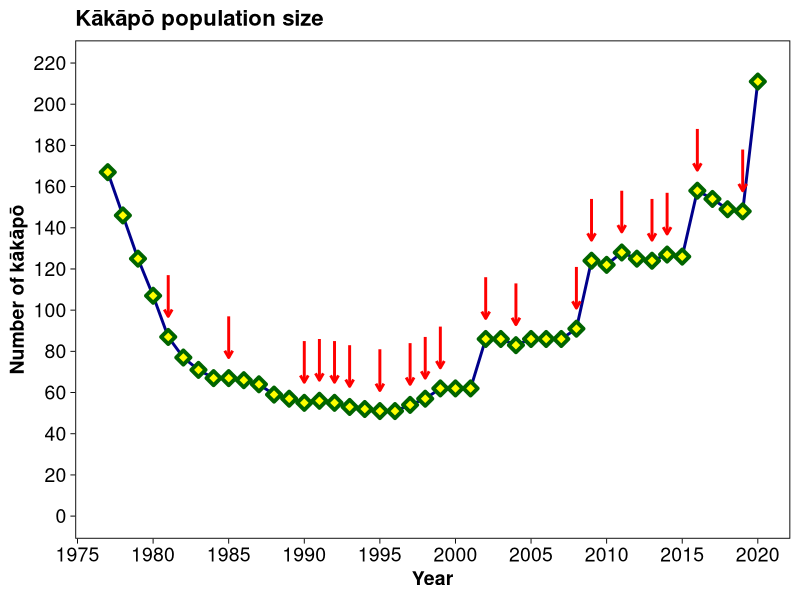

Source code (R):
library(ggplot2)
# Data is at https://www.doc.govt.nz/our-work/monitoring-reporting/, updated in October each year with the Annual Report of the Department of Conservation Te Papa Atawhai
# To update, add the new data values at the end of the vectors in the data frame, and run the code in R or RStudio
kpop <- data.frame("year" = 1977:2020,
                   "breeding" = c(FALSE,FALSE,FALSE,FALSE,TRUE,FALSE,FALSE,FALSE,TRUE,FALSE,FALSE,FALSE,FALSE,TRUE,TRUE,TRUE,TRUE,FALSE,TRUE,FALSE,TRUE,TRUE,TRUE,FALSE,FALSE,TRUE,FALSE,TRUE,FALSE,FALSE,FALSE,TRUE,TRUE,FALSE,TRUE,FALSE,TRUE,TRUE,FALSE,TRUE,FALSE,FALSE,TRUE,FALSE),
                   "transferred" = c(1,1,1,3,7,25,21,21,21,21,26,41,46,46,46,51,51,50,49,49,49,49,49,49,49,49,49,49,48,48,48,47,47,45,42,41,40,38,37,34,33,32,31,26),
                   "stewart" = c(149,132,111,91,72,44,45,43,44,43,38,18,11,9,8,2,0,0,0,0,0,0,0,0,0,0,0,0,0,0,0,0,0,0,0,0,0,0,0,0,0,0,0,0),
                   "offshore" = c(0,0,0,0,0,0,0,0,0,0,0,0,0,0,2,2,2,2,2,2,5,8,13,13,13,37,37,34,38,38,38,44,77,77,86,84,84,89,89,124,121,117,117,185),
                   "fiordland" = c(17,13,13,13,8,8,5,3,2,2,0,0,0,0,0,0,0,0,0,0,0,0,0,0,0,0,0,0,0,0,0,0,0,0,0,0,0,0,0,0,0,0,0,0),
                   "total" = c(167,146,125,107,87,77,71,67,67,66,64,59,57,55,56,55,53,52,51,51,54,57,62,62,62,86,86,83,86,86,86,91,124,122,128,125,124,127,126,158,154,149,148,211)
)
kpop$breed_years <- ifelse(kpop$breeding, kpop$year, NA)
ggplot(kpop, aes(year, total)) +
  geom_line(size=1, color="darkblue") +
  geom_point(size=2.5, shape=23, stroke=2, fill="yellow", color="darkgreen") +
  geom_segment(aes(x = breed_years, y = total+30, xend = year, yend = total+10), size=1, colour="red", arrow = arrow(length = unit(0.2, "cm")), arrow.fill = "red") +
  theme_linedraw(base_size = 14) +
  theme(plot.title = element_text(size=16, face="bold"),
        axis.text = element_text(size=14),
        axis.title = element_text(size=14,face="bold"),
        panel.grid = element_blank()) +
  scale_y_continuous(name = "Number of kākāpō", breaks = seq(from = 0, to = 220, by = 20), limits = c(0,220)) +
  scale_x_continuous(name = "Year", breaks = seq(from = 1975, to = 2020, by = 5)) +
  labs(title = "Kākāpō population size")
